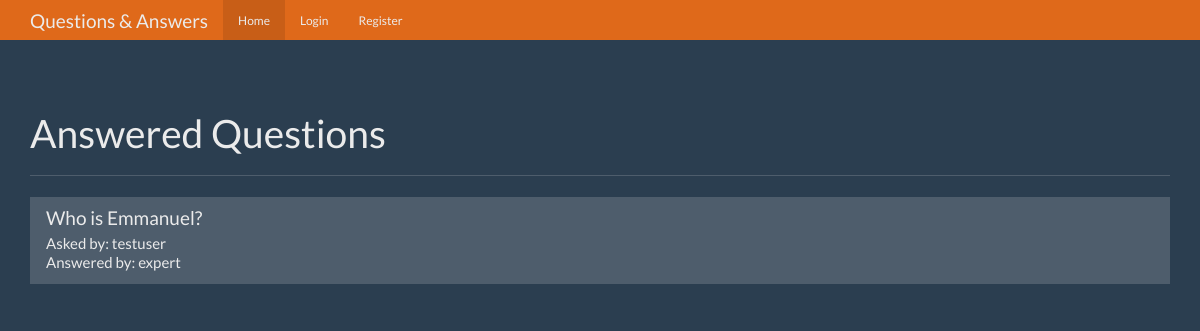
Before: / with the older database file.
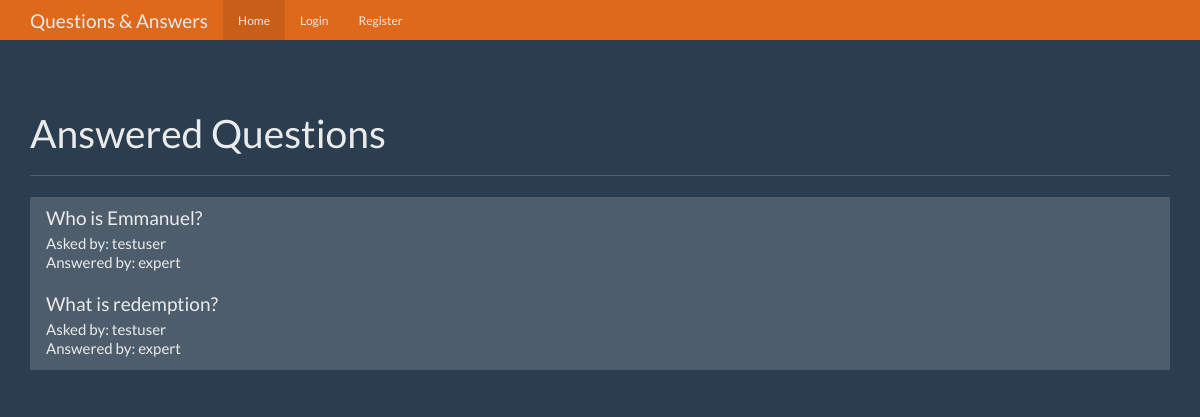
After: the same page with the newer database file.
### tables this page shows
CREATE TABLE questions (
    id integer primary key autoincrement,
    question_text text not null,
    answer_text text,
    asked_by_id integer not null,
    expert_id integer not null
);

CREATE TABLE users(
    id integer primary key autoincrement,
    name text not null,
    password text not null,
    expert boolean not null,
    admin boolean not null
);

### app.py (the view)
@app.route('/')
def index():
    user = current_user()
    db = get_db()
    questions_cur = db.execute('''select
                                    questions.id as question_id,
                                    questions.question_text,
                                    askers.name as asker_name,
                                    experts.name as expert_name
                                from questions
                                join users as askers on askers.id = questions.asked_by_id
                                join users as experts on experts.id = questions.expert_id
                                where questions.answer_text is not null''')
    questions = questions_cur.fetchall()
    return render_template('home.html', user=user, questions=questions)

### app.py (called while the page is built)
def current_user():
    user_result = None
    if 'user' in session:
        user = session['user']
        db = get_db()
        user_cur = db.execute('select id, name, password, expert, admin from users where name = ?',[user])
        user_result = user_cur.fetchone()
    return user_result

### database.py (called while the page is built)
def connect_db():
    sql = sqlite3.connect("C:/Users/Leyeseyi/Desktop/UDACITY FSND/PSYCOPG/qnaapp/questions.db")
    sql.row_factory = sqlite3.Row
    return sql

def get_db():
    if not hasattr(g, 'sqlite_db'):
        g.sqlite_db = connect_db()
    return g.sqlite_db

### templates/home.html (shortened to what this page needs)
<!DOCTYPE html>
<html lang="en">
  <head>
    <link href="{{url_for('static',filename='bootstrap.min.css')}}" rel="stylesheet">
    <link href="{{url_for('static',filename='theme.css')}}" rel="stylesheet">
  </head>
  <body>
    <nav class="navbar navbar-inverse navbar-fixed-top">
      <div class="container">
        <div class="navbar-header">
          <a class="navbar-brand" href="#">Questions & Answers</a>
        </div>
        <div id="navbar" class="navbar-collapse collapse">
          <ul class="nav navbar-nav">
            <li class="active"><a href="{{ url_for('index') }}">Home</a></li>
            {% if not user %}
            <li><a href="{{ url_for('login') }}">Login</a></li>
            <li><a href="{{ url_for('register') }}">Register</a></li>
            {% endif %}
          </ul>
        </div>
      </div>
    </nav>
    <div class="container theme-showcase" role="main">
      <div class="page-header">
        <h1>Answered Questions</h1>
      </div>
      <div class="row">
        <div class="col-lg-12">
          <div class="list-group">
            {%for question in questions%}
            <a href="{{url_for('question', question_id = question['question_id'])}}" class="list-group-item">
              <h4 class="list-group-item-heading"> {{question['question_text']}} </h4>
              <p class="list-group-item-text">Asked by: {{question['asker_name']}}</p>
              <p class="list-group-item-text">Answered by: {{question['expert_name']}}</p>
            </a>
            {%endfor%}
          </div>
        </div>
      </div>
    </div>
  </body>
</html>

### static/theme.css (style rules this page uses)
body { padding-top: 70px; padding-bottom: 30px; }

Changed rows visible on the page:
added questions: question_text "What is redemption?", asker_name "testuser", expert_name "expert"
